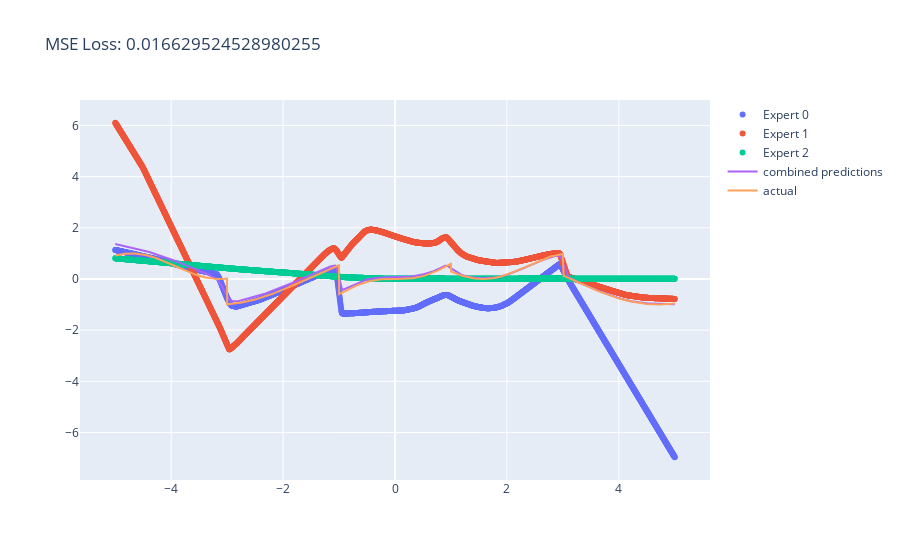

The cell this chart's notebook holds for it:
### Code cell
agent.validate(x, y)

### Figure 1 — Plotly figure (JSON) as saved in the notebook; plotly's stock layout.template omitted (floating-point values rounded to 4 significant figures; data arrays with more than 128 entries replaced by an {"elided": "..."} marker saying what was removed)
{"data": [{"mode": "markers", "name": "Expert 0", "type": "scatter", "x": {"elided": "2000 float values"}, "y": {"elided": "2000 float values"}}, {"mode": "markers", "name": "Expert 1", "type": "scatter", "x": {"elided": "2000 float values"}, "y": {"elided": "2000 float values"}}, {"mode": "markers", "name": "Expert 2", "type": "scatter", "x": {"elided": "2000 float values"}, "y": {"elided": "2000 float values"}}, {"name": "combined predictions", "type": "scatter", "x": {"elided": "2000 float values"}, "y": {"elided": "2000 float values"}}, {"mode": "lines", "name": "actual", "type": "scatter", "x": {"elided": "2000 float values"}, "y": {"elided": "2000 float values"}}], "layout": {"title": {"text": "MSE Loss: 0.016629524528980255"}}}
